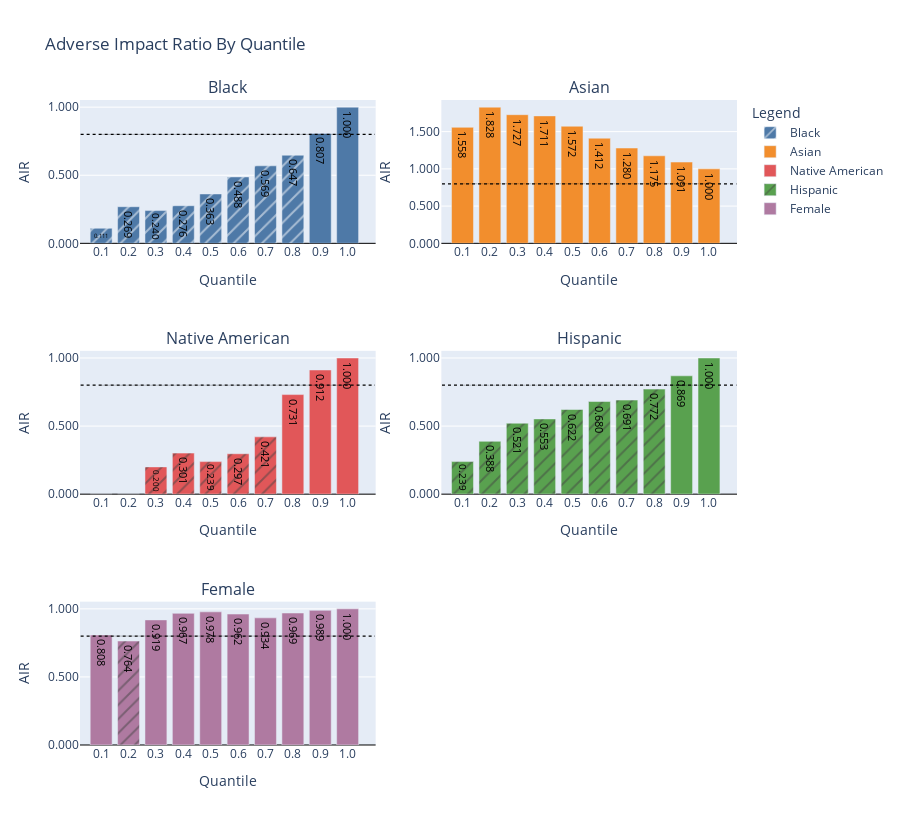

Notebook source saved alongside this figure:
### Markdown cell above
## Adverse Impact Ratio by Quantile

### Code cell
airq = sd.adverse_impact_ratio_by_quantile(
    **common_info_for_testing,
    outcome=df.loc[~train, 'predictions'],
    air_threshold=0.8,
    percent_difference_threshold=0.0,
    quantiles=[decile / 10 for decile in range(1, 11)],
    lower_score_favorable=False,
)
airq.plot()

### Figure 1 — Plotly figure (JSON) as saved in the notebook; plotly's stock layout.template omitted (floating-point values rounded to 4 significant figures)
{"data": [{"cliponaxis": false, "hovertemplate": "%{x}, %{y}<extra></extra>", "marker": {"color": "RGB(78, 121, 167)", "pattern": {"shape": ["/", "/", "/", "/", "/", "/", "/", "/", "", ""]}}, "name": "Black", "text": ["0.111", "0.269", "0.240", "0.276", "0.363", "0.488", "0.569", "0.647", "0.807", "1.000"], "textfont": {"color": "Black"}, "type": "bar", "x": ["0.1", "0.2", "0.3", "0.4", "0.5", "0.6", "0.7", "0.8", "0.9", "1.0"], "xaxis": "x", "y": [0.1107, 0.2688, 0.2405, 0.2762, 0.3626, 0.4877, 0.5692, 0.6471, 0.8069, 1], "yaxis": "y"}, {"line": {"color": "Black", "dash": "dot", "width": 0.25}, "mode": "lines", "name": "AIR Threshold", "showlegend": false, "type": "scatter", "x": ["0.1", "0.2", "0.3", "0.4", "0.5", "0.6", "0.7", "0.8", "0.9", "1.0"], "xaxis": "x", "y": [0.8, 0.8, 0.8, 0.8, 0.8, 0.8, 0.8, 0.8, 0.8, 0.8], "yaxis": "y"}, {"cliponaxis": false, "hovertemplate": "%{x}, %{y}<extra></extra>", "marker": {"color": "RGB(242, 142, 45)", "pattern": {"shape": ["", "", "", "", "", "", "", "", "", ""]}}, "name": "Asian", "text": ["1.558", "1.828", "1.727", "1.711", "1.572", "1.412", "1.280", "1.175", "1.091", "1.000"], "textfont": {"color": "Black"}, "type": "bar", "x": ["0.1", "0.2", "0.3", "0.4", "0.5", "0.6", "0.7", "0.8", "0.9", "1.0"], "xaxis": "x2", "y": [1.558, 1.828, 1.727, 1.711, 1.572, 1.412, 1.28, 1.175, 1.091, 1], "yaxis": "y2"}, {"line": {"color": "Black", "dash": "dot", "width": 0.25}, "mode": "lines", "name": "AIR Threshold", "showlegend": false, "type": "scatter", "x": ["0.1", "0.2", "0.3", "0.4", "0.5", "0.6", "0.7", "0.8", "0.9", "1.0"], "xaxis": "x2", "y": [0.8, 0.8, 0.8, 0.8, 0.8, 0.8, 0.8, 0.8, 0.8, 0.8], "yaxis": "y2"}, {"cliponaxis": false, "hovertemplate": "%{x}, %{y}<extra></extra>", "marker": {"color": "RGB(225, 87, 89)", "pattern": {"shape": ["", "", "/", "/", "/", "/", "/", "", "", ""]}}, "name": "Native American", "text": ["0.000", "0.000", "0.200", "0.301", "0.239", "0.297", "0.421", "0.731", "0.912", "1.000"], "textfont": {"color": "Black"}, "type": "bar", "x": ["0.1", "0.2", "0.3", "0.4", "0.5", "0.6", "0.7", "0.8", "0.9", "1.0"], "xaxis": "x3", "y": [0, 0, 0.2003, 0.3014, 0.2391, 0.2968, 0.4209, 0.7313, 0.912, 1], "yaxis": "y3"}, {"line": {"color": "Black", "dash": "dot", "width": 0.25}, "mode": "lines", "name": "AIR Threshold", "showlegend": false, "type": "scatter", "x": ["0.1", "0.2", "0.3", "0.4", "0.5", "0.6", "0.7", "0.8", "0.9", "1.0"], "xaxis": "x3", "y": [0.8, 0.8, 0.8, 0.8, 0.8, 0.8, 0.8, 0.8, 0.8, 0.8], "yaxis": "y3"}, {"cliponaxis": false, "hovertemplate": "%{x}, %{y}<extra></extra>", "marker": {"color": "RGB(89, 161, 79)", "pattern": {"shape": ["/", "/", "/", "/", "/", "/", "/", "/", "", ""]}}, "name": "Hispanic", "text": ["0.239", "0.388", "0.521", "0.553", "0.622", "0.680", "0.691", "0.772", "0.869", "1.000"], "textfont": {"color": "Black"}, "type": "bar", "x": ["0.1", "0.2", "0.3", "0.4", "0.5", "0.6", "0.7", "0.8", "0.9", "1.0"], "xaxis": "x4", "y": [0.2391, 0.388, 0.5211, 0.5527, 0.6217, 0.6804, 0.6909, 0.7717, 0.8691, 1], "yaxis": "y4"}, {"line": {"color": "Black", "dash": "dot", "width": 0.25}, "mode": "lines", "name": "AIR Threshold", "showlegend": false, "type": "scatter", "x": ["0.1", "0.2", "0.3", "0.4", "0.5", "0.6", "0.7", "0.8", "0.9", "1.0"], "xaxis": "x4", "y": [0.8, 0.8, 0.8, 0.8, 0.8, 0.8, 0.8, 0.8, 0.8, 0.8], "yaxis": "y4"}, {"cliponaxis": false, "hovertemplate": "%{x}, %{y}<extra></extra>", "marker": {"color": "RGB(175, 122, 161)", "pattern": {"shape": ["", "/", "", "", "", "", "", "", "", ""]}}, "name": "Female", "text": ["0.808", "0.764", "0.919", "0.967", "0.978", "0.962", "0.934", "0.969", "0.989", "1.000"], "textfont": {"color": "Black"}, "type": "bar", "x": ["0.1", "0.2", "0.3", "0.4", "0.5", "0.6", "0.7", "0.8", "0.9", "1.0"], "xaxis": "x5", "y": [0.8077, 0.7636, 0.9188, 0.9668, 0.9779, 0.9617, 0.9337, 0.9693, 0.9887, 1], "yaxis": "y5"}, {"line": {"color": "Black", "dash": "dot", "width": 0.25}, "mode": "lines", "name": "AIR Threshold", "showlegend": false, "type": "scatter", "x": ["0.1", "0.2", "0.3", "0.4", "0.5", "0.6", "0.7", "0.8", "0.9", "1.0"], "xaxis": "x5", "y": [0.8, 0.8, 0.8, 0.8, 0.8, 0.8, 0.8, 0.8, 0.8, 0.8], "yaxis": "y5"}], "layout": {"annotations": [{"font": {"size": 16}, "showarrow": false, "text": "Black", "x": 0.225, "xanchor": "center", "xref": "paper", "y": 1, "yanchor": "bottom", "yref": "paper"}, {"font": {"size": 16}, "showarrow": false, "text": "Asian", "x": 0.775, "xanchor": "center", "xref": "paper", "y": 1, "yanchor": "bottom", "yref": "paper"}, {"font": {"size": 16}, "showarrow": false, "text": "Native American", "x": 0.225, "xanchor": "center", "xref": "paper", "y": 0.6111, "yanchor": "bottom", "yref": "paper"}, {"font": {"size": 16}, "showarrow": false, "text": "Hispanic", "x": 0.775, "xanchor": "center", "xref": "paper", "y": 0.6111, "yanchor": "bottom", "yref": "paper"}, {"font": {"size": 16}, "showarrow": false, "text": "Female", "x": 0.225, "xanchor": "center", "xref": "paper", "y": 0.2222, "yanchor": "bottom", "yref": "paper"}], "autosize": true, "height": 825, "legend": {"title": {"text": "Legend"}}, "shapes": [{"line": {"color": "Black", "dash": "dot", "width": 1.25}, "type": "line", "x0": -0.75, "x1": 10, "xref": "x", "y0": 0.8, "y1": 0.8, "yref": "y"}, {"line": {"color": "Black", "dash": "dot", "width": 1.25}, "type": "line", "x0": -0.75, "x1": 10, "xref": "x2", "y0": 0.8, "y1": 0.8, "yref": "y2"}, {"line": {"color": "Black", "dash": "dot", "width": 1.25}, "type": "line", "x0": -0.75, "x1": 10, "xref": "x3", "y0": 0.8, "y1": 0.8, "yref": "y3"}, {"line": {"color": "Black", "dash": "dot", "width": 1.25}, "type": "line", "x0": -0.75, "x1": 10, "xref": "x4", "y0": 0.8, "y1": 0.8, "yref": "y4"}, {"line": {"color": "Black", "dash": "dot", "width": 1.25}, "type": "line", "x0": -0.75, "x1": 10, "xref": "x5", "y0": 0.8, "y1": 0.8, "yref": "y5"}], "title": {"text": "Adverse Impact Ratio By Quantile"}, "xaxis": {"anchor": "y", "domain": [0, 0.45], "title": {"text": "Quantile"}}, "xaxis2": {"anchor": "y2", "domain": [0.55, 1], "title": {"text": "Quantile"}}, "xaxis3": {"anchor": "y3", "domain": [0, 0.45], "title": {"text": "Quantile"}}, "xaxis4": {"anchor": "y4", "domain": [0.55, 1], "title": {"text": "Quantile"}}, "xaxis5": {"anchor": "y5", "domain": [0, 0.45], "title": {"text": "Quantile"}}, "xaxis6": {"anchor": "y6", "domain": [0.55, 1]}, "yaxis": {"anchor": "x", "domain": [0.7778, 1], "tickformat": "0,.3f", "title": {"text": "AIR"}, "zeroline": true, "zerolinecolor": "Black", "zerolinewidth": 1}, "yaxis2": {"anchor": "x2", "domain": [0.7778, 1], "tickformat": "0,.3f", "title": {"text": "AIR"}, "zeroline": true, "zerolinecolor": "Black", "zerolinewidth": 1}, "yaxis3": {"anchor": "x3", "domain": [0.3889, 0.6111], "tickformat": "0,.3f", "title": {"text": "AIR"}, "zeroline": true, "zerolinecolor": "Black", "zerolinewidth": 1}, "yaxis4": {"anchor": "x4", "domain": [0.3889, 0.6111], "tickformat": "0,.3f", "title": {"text": "AIR"}, "zeroline": true, "zerolinecolor": "Black", "zerolinewidth": 1}, "yaxis5": {"anchor": "x5", "domain": [0, 0.2222], "tickformat": "0,.3f", "title": {"text": "AIR"}, "zeroline": true, "zerolinecolor": "Black", "zerolinewidth": 1}, "yaxis6": {"anchor": "x6", "domain": [0, 0.2222], "zeroline": true, "zerolinecolor": "Black", "zerolinewidth": 1}}}
